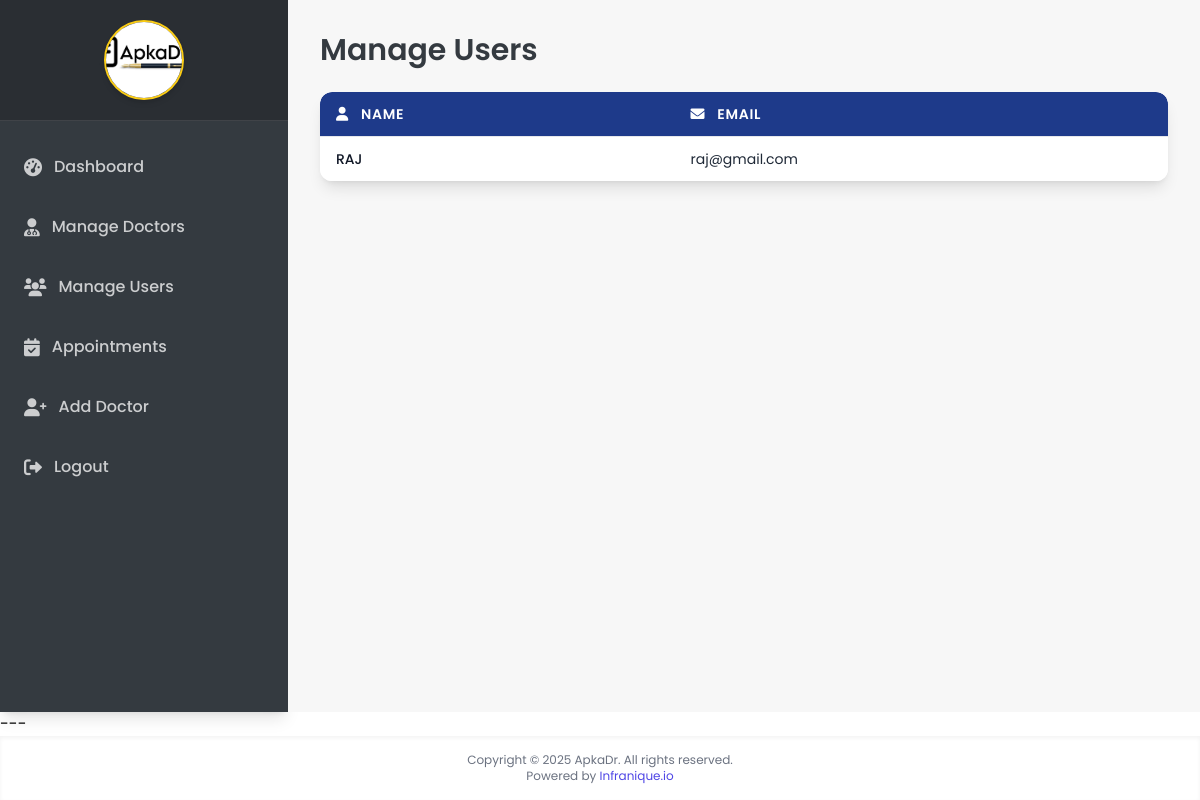
/manage_users (signed in), run on an earlier commit of the app's database.
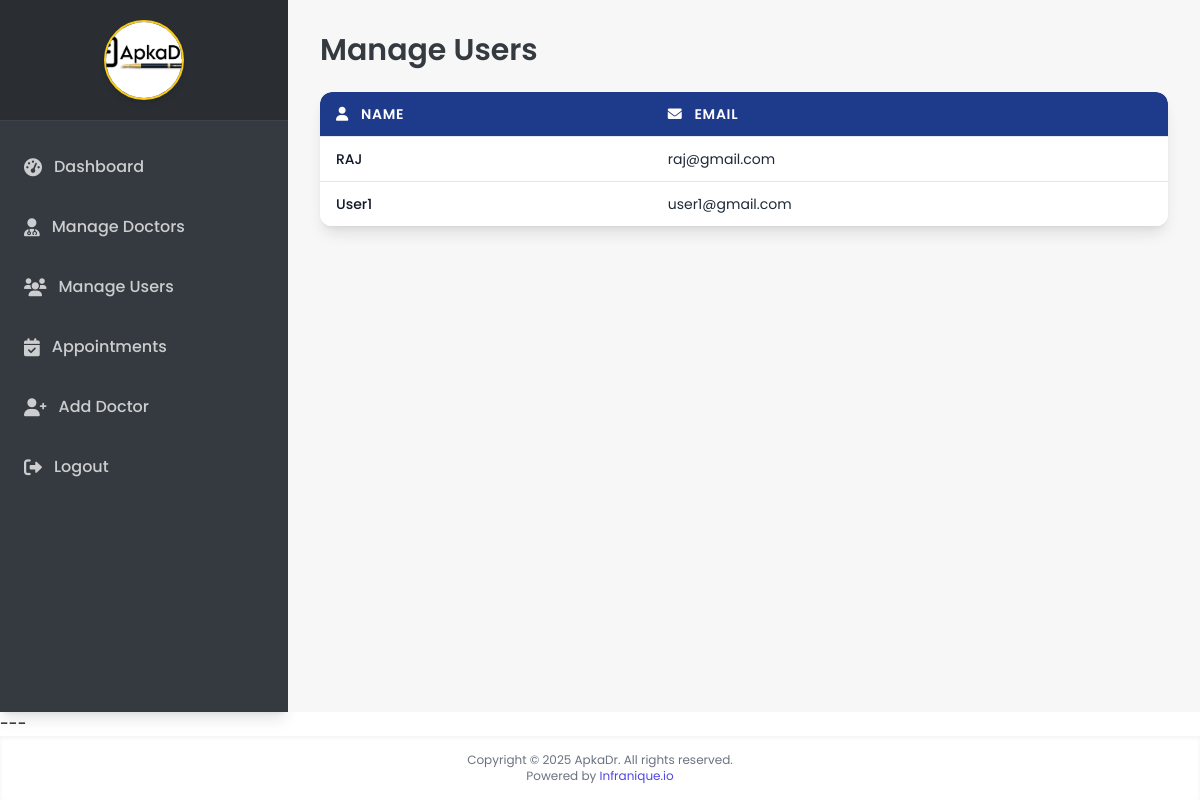
And on a later commit of the database.
### backend/models.py (models this page shows)
class User(db.Model):
    id = db.Column(db.Integer(), primary_key=True)
    fullName = db.Column(db.String(), unique=True, nullable=False)
    email = db.Column(db.String(), unique=True, nullable=False)
    age = db.Column(db.Integer(), nullable=False)
    phone = db.Column(db.String(), nullable=False)
    address = db.Column(db.String(), nullable=False)
    password = db.Column(db.String(),nullable=False)
    type = db.Column(db.String(), default="general")
    appointments = db.relationship('Appointment', backref='patient', lazy=True, primaryjoin="User.id == Appointment.user_id")

### backend/controllers.py (the view)
@app.route("/manage_users")
def manage_users():
    if session.get("user_type") != "admin":
        flash("Unauthorized access", "danger")
        return redirect(url_for("login_page"))
    users = User.query.filter(User.type != 'admin').all()
    return render_template("admin/manage_users.html", users=users)

### templates/admin/manage_users.html (shortened to what this page needs)
<!DOCTYPE html>
<html lang="en">
<head>
    <script src="https://cdn.tailwindcss.com"></script>
    <link rel="stylesheet" href="https://cdnjs.cloudflare.com/ajax/libs/font-awesome/6.0.0-beta3/css/all.min.css">
</head>
<body class="flex flex-col min-h-screen">
    <div class="flex flex-1">
        <aside id="sidebar" class="w-72 bg-apkadr-black text-white shadow-lg transition-all duration-300 ease-in-out
                       hidden lg:flex flex-col flex-shrink-0">
            <div class="p-5 mb-0 text-center bg-black bg-opacity-20 border-b border-white border-opacity-10">
                <img src="/static/images/apkadr.logo.jpg" alt="ApkaDr. Logo"
                    class="w-20 h-20 object-cover rounded-full mx-auto border-2 border-apkadr-gold shadow-md">
            </div>
            <nav class="mt-4 flex-grow">
                <ul class="flex flex-col">
                    <li>
                        <a class="flex items-center py-4 px-6 text-white text-opacity-75 font-medium
                                  hover:bg-white hover:bg-opacity-10 hover:text-white hover:border-l-4 hover:border-apkadr-gold hover:pl-5"
                            href="{{ url_for('admin_dashboard') }}">
                            <i class="fas fa-tachometer-alt mr-3 text-lg"></i> Dashboard
                        </a>
                    </li>
                    <li>
                        <a class="flex items-center py-4 px-6 text-white text-opacity-75 font-medium
                                  hover:bg-white hover:bg-opacity-10 hover:text-white hover:border-l-4 hover:border-apkadr-gold hover:pl-5"
                            href="{{ url_for('manage_doctors') }}">
                            <i class="fas fa-user-md mr-3 text-lg"></i> Manage Doctors
                        </a>
                    </li>
                    <li>
                        <a class="flex items-center py-4 px-6 text-white text-opacity-75 font-medium
                                  hover:bg-white hover:bg-opacity-10 hover:text-white hover:border-l-4 hover:border-apkadr-gold hover:pl-5
                                  sidebar-link-active"
                            href="{{ url_for('manage_users') }}">
                            <i class="fas fa-users mr-3 text-lg"></i> Manage Users
                        </a>
                    </li>
                    <li>
                        <a class="flex items-center py-4 px-6 text-white text-opacity-75 font-medium
                                  hover:bg-white hover:bg-opacity-10 hover:text-white hover:border-l-4 hover:border-apkadr-gold hover:pl-5"
                            href="{{ url_for('appointments') }}">
                            <i class="fas fa-calendar-check mr-3 text-lg"></i> Appointments
                        </a>
                    </li>
                     <li>
                        <a class="flex items-center py-4 px-6 text-white text-opacity-75 font-medium
                                  hover:bg-white hover:bg-opacity-10 hover:text-white hover:border-l-4 hover:border-apkadr-gold hover:pl-5"
                            href="{{ url_for('add_doctor') }}">
                            <i class="fas fa-user-plus mr-3 text-lg"></i> Add Doctor
                        </a>
                    </li>
                    <li>
                        <a class="flex items-center py-4 px-6 text-white text-opacity-75 font-medium
                                  hover:bg-white hover:bg-opacity-10 hover:text-white hover:border-l-4 hover:border-apkadr-gold hover:pl-5"
                            href="{{ url_for('logout') }}">
                            <i class="fas fa-sign-out-alt mr-3 text-lg"></i> Logout
                        </a>
                    </li>
                </ul>
            </nav>
        </aside>
        <main class="flex-grow p-4 md:p-8 bg-apkadr-light-gray flex flex-col">
            <h2 class="text-3xl font-semibold text-apkadr-black mb-6 mt-0 lg:mt-0 hidden lg:block">Manage Users</h2>
            <div class="bg-white rounded-xl shadow-lg overflow-x-auto">
                <table class="min-w-full divide-y divide-gray-200 vertical-table">
                    <thead class="bg-apkadr-dark-blue text-white">
                        <tr>
                            <th class="px-4 py-3 text-left font-semibold text-sm uppercase tracking-wider rounded-tl-xl">
                                <i class="fas fa-user mr-2"></i> Name</th>
                            <th class="px-4 py-3 text-left font-semibold text-sm uppercase tracking-wider rounded-tr-xl">
                                <i class="fas fa-envelope mr-2"></i> Email</th>
                        </tr>
                    </thead>
                    <tbody class="bg-white divide-y divide-gray-200">
                        {% for user in users %}
                        <tr class="hover:bg-gray-50 transition-colors duration-200">
                            <td data-label="Name" class="px-4 py-3 text-sm font-medium text-gray-900">
                                {{ user.fullName }}</td>
                            <td data-label="Email" class="px-4 py-3 text-sm text-gray-800">
                                {{ user.email }}</td>
                        </tr>
                        {% else %}
                        <tr>
                            <td colspan="2" class="px-4 py-4 text-center text-gray-500 text-base">No users found.
                            </td>
                        </tr>
                        {% endfor %}
                    </tbody>
                </table>
            </div>
        </main>
    </div>
    ---
    <footer class="mt-auto py-4 text-center text-gray-500 text-xs bg-white shadow-inner">
        Copyright &copy; 2025 ApkaDr. All rights reserved.<br>
        Powered by <a href="https://infranique.io" class="text-indigo-600 hover:underline">Infranique.io</a>
    </footer>
</body>
</html>

### templates/admin/manage_users.html (style rules this page uses)
:root { --apkadr-dark-blue: #1e3a8a; --apkadr-gold: #facc15; --apkadr-black: #343a40; --apkadr-light-gray: #f7f7f7; --apkadr-white: #ffffff; }
.sidebar-link-active { @apply bg-white bg-opacity-10 text-white border-l-4 border-apkadr-gold pl-5; }

What changed in the data, as far as the page shows it:
added User: fullName "User1", email "user1@gmail.com"
